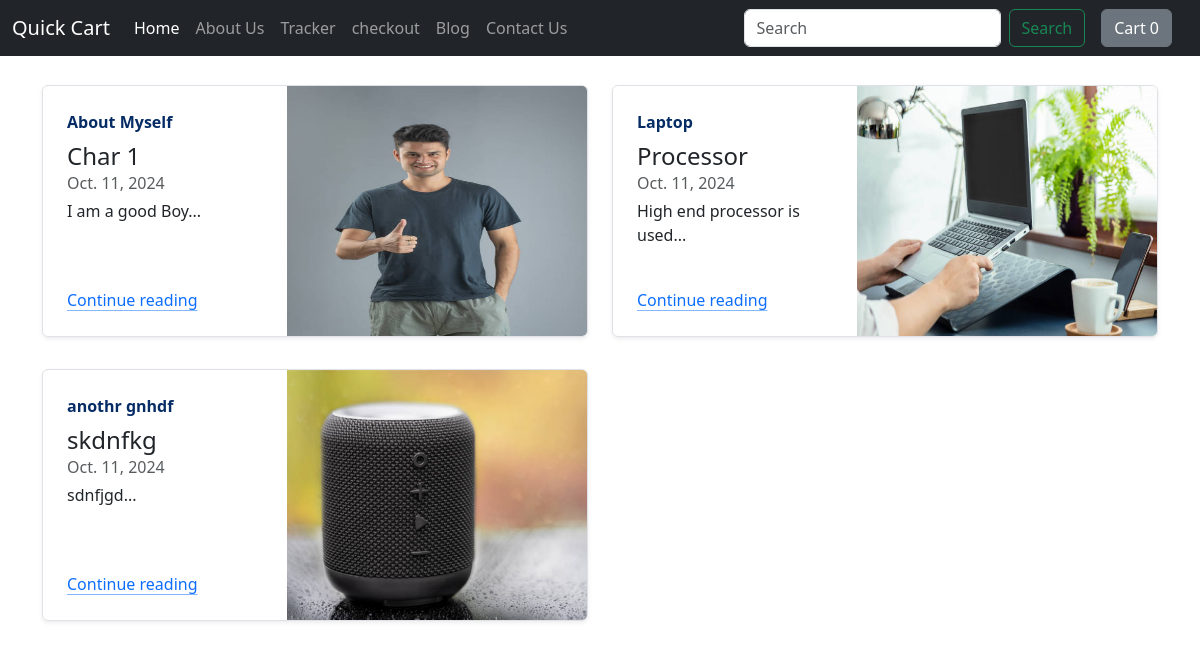
/blog/, run on an earlier commit of the app's database.
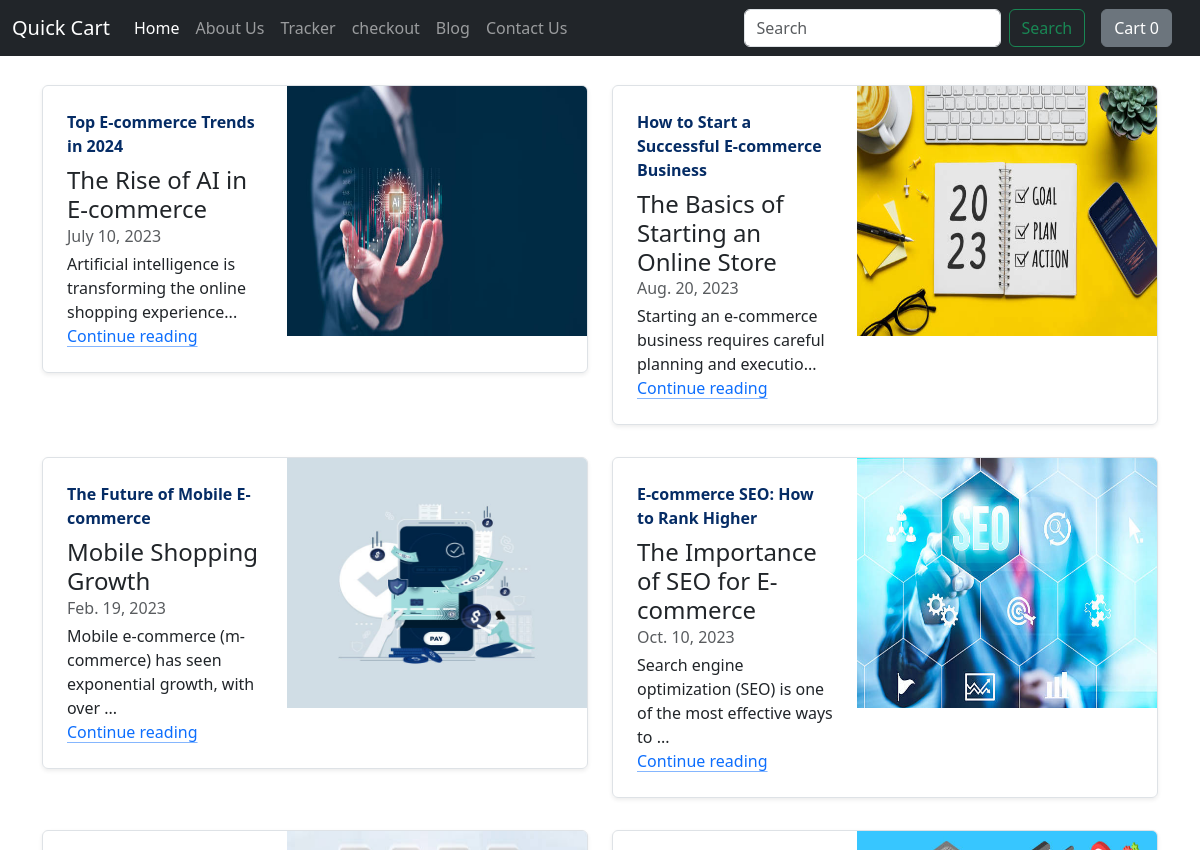
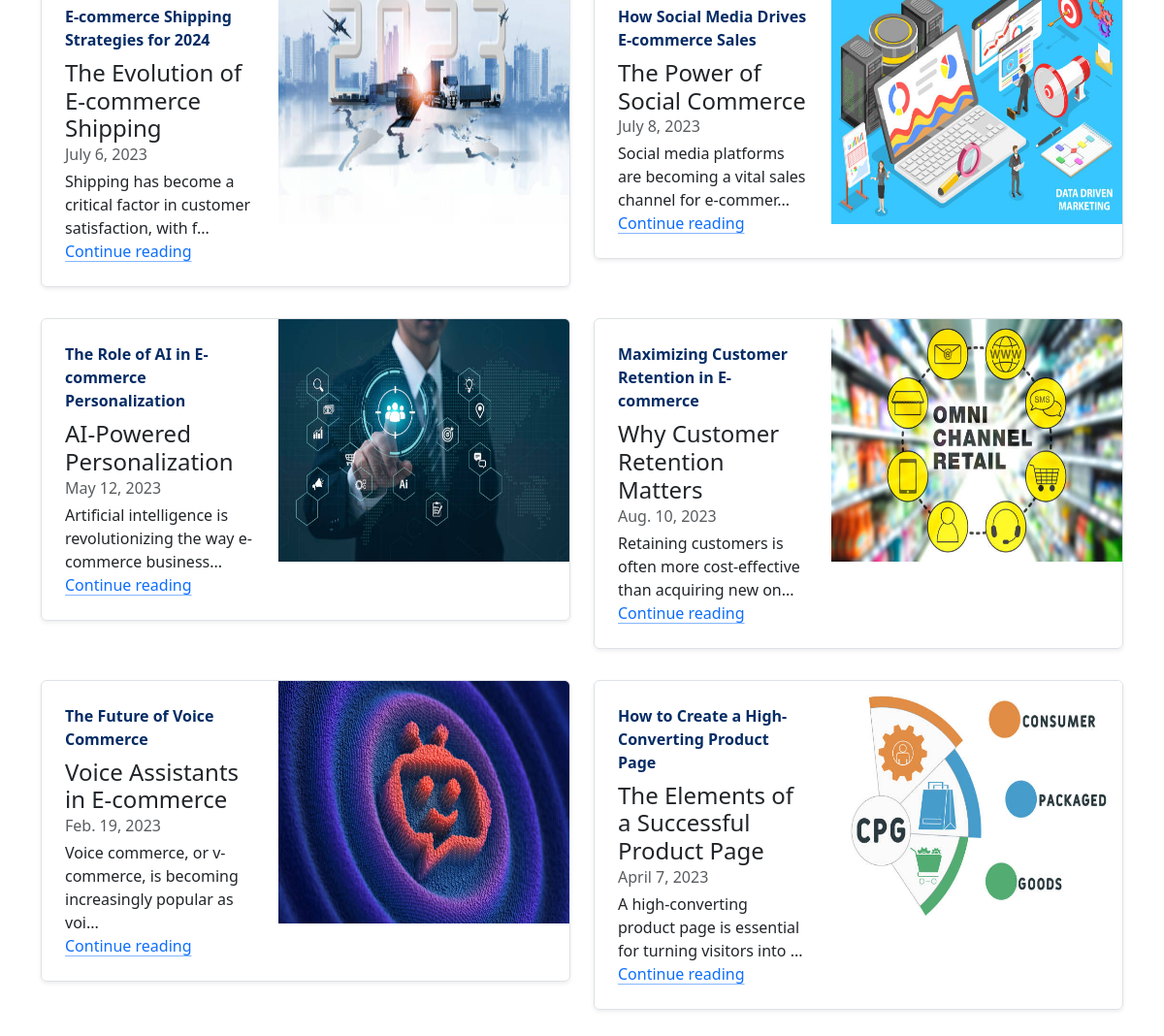
And on a later commit of the database (2 pictures, top to bottom).
### blog/models.py (models this page shows)
class Blogpost(models.Model):
    post_id = models.AutoField(primary_key=True)
    title = models.CharField(max_length=150)
    author = models.CharField(max_length=150)
    head0 = models.CharField(max_length=200, default='')
    chead0 = models.TextField(default='')
    head1 = models.CharField(max_length=200, default='')
    chead1 = models.TextField(default='')
    head2 = models.CharField(max_length=200, default='')
    chead2 = models.TextField(default='')
    pub_date = models.DateField()
    thumbnail = models.ImageField(upload_to = 'blog/images', default='')
    def __str__(self):
        return self.title

### blog/views.py (the view)
# urls.py: path('', views.index, name='blogHome'),
def index(request):
    myblogs = Blogpost.objects.all()
    print(myblogs)
    return render(request, 'blog/index.html', {'myblogs' : myblogs})

### blog/templates/blog/index.html (shortened to what this page needs)
{% extends 'blog/basic.html' %}
{% block body %}
<div class="container blog-container">
    <div class="row mb-2">
        {% for blog in myblogs %}
        <div class="col-md-6">
            <div class="row g-0 border rounded overflow-hidden flex-md-row mb-4 shadow-sm h-md-250 position-relative">
                <div class="col p-4 d-flex flex-column position-static">
                    <strong class="d-inline-block mb-2 text-primary-emphasis">{{blog.title}}</strong>
                    <h4 class="mb-0">{{blog.head0}}</h4>
                    <div class="mb-1 text-body-secondary">{{blog.pub_date}}</div>
                    <p class="card-text mb-auto">{{blog.chead0|slice:'0:70'}}...</p>
                    <a href="blogpost/{{blog.post_id}}" class="icon-link gap-1 icon-link-hover stretched-link">
                        Continue reading
                        <svg class="bi">
                            <use xlink:href="#chevron-right"></use>
                        </svg>
                    </a>
                </div>
                <div class="col-auto d-none d-lg-block">
                    <img src="/media/{{ blog.thumbnail }}" class="bd-placeholder-img" width="300" height="250" alt="Thumbnail" />
                </div>
            </div>
            {% if forloop.counter|divisibleby:2 %}
        </div>
    <div class="row mb-2">
    {% endif %}
        </div>
    {% endfor %}
</div>
{% endblock %}

### blog/templates/blog/basic.html (shortened to what this page needs)
<!doctype html>
<html lang="en">
<head>
  <link href="https://cdn.jsdelivr.net/npm/bootstrap@5.3.3/dist/css/bootstrap.min.css" rel="stylesheet"
>
</head>
<body>
  <nav class="navbar navbar-expand-lg navbar-dark bg-dark fixed-top" >
    <div class="container-fluid">
      <a class="navbar-brand" href="#">Quick Cart</a>
      <div class="collapse navbar-collapse" id="navbarSupportedContent">
        <ul class="navbar-nav me-auto mb-2 mb-lg-0">
          <li class="nav-item">
            <a class="nav-link active" aria-current="page" href="/shop">Home</a>
          </li>
          <li class="nav-item">
            <a class="nav-link" href="/shop/about">About Us</a>
          </li>
          <li class="nav-item">
            <a class="nav-link" href="/shop/tracker">Tracker</a>
          </li>
          <li class="nav-item">
            <a class="nav-link" href="/shop/checkout">checkout</a>
          </li>
          <li class="nav-item">
            <a class="nav-link" href="/blog">Blog</a>
          </li>
          <li class="nav-item">
            <a class="nav-link" href="/shop/contact">Contact Us</a>
          </li>
        </ul>
        <form class="d-flex" role="search">
          <input class="form-control me-2" type="search" placeholder="Search" aria-label="Search">
          <button class="btn btn-outline-success" type="submit">Search</button>
        </form>
        <a href="/shop/cart">
          <button id="popcart" type="button" class="btn btn-secondary mx-3" data-bs-container="body"
            data-bs-toggle="popover" data-bs-placement="bottom" data-bs-content="Bottom popover">
            Cart <span id="cart">0</span>
          </button>
        </a>
      </div>
    </div>
  </nav>
  {% block body %}
  {% endblock %}
</body>
</html>

### blog/templates/blog/index.html (style rules this page uses)
.blog-container { margin-top: 85px; }

What changed in the data, as far as the page shows it:
removed Blogpost: title "About Myself", head0 "Char 1", pub_date "Oct. 11, 2024", chead0 "I am a good Boy", thumbnail (picture)
removed Blogpost: title "Laptop", head0 "Processor", pub_date "Oct. 11, 2024", chead0 "High end processor is used", thumbnail (picture)
removed Blogpost: title "anothr gnhdf", head0 "skdnfkg", pub_date "Oct. 11, 2024", chead0 "sdnfjgd", thumbnail (picture)
added Blogpost: title "Top E-commerce Trends in 2024", head0 "The Rise of AI in E-commerce", pub_date "July 10, 2023", chead0 "Artificial intelligence is transforming the online shopping experience", thumbnail (picture)
added Blogpost: title "How to Start a Successful E-commerce Business", head0 "The Basics of Starting an Online Store", pub_date "Aug. 20, 2023", chead0 "Starting an e-commerce business requires careful planning and executio", thumbnail (picture)
added Blogpost: title "The Future of Mobile E-commerce", head0 "Mobile Shopping Growth", pub_date "Feb. 19, 2023", chead0 "Mobile e-commerce (m-commerce) has seen exponential growth, with over", thumbnail (picture)
added Blogpost: title "E-commerce SEO: How to Rank Higher", head0 "The Importance of SEO for E-commerce", pub_date "Oct. 10, 2023", chead0 "Search engine optimization (SEO) is one of the most effective ways to", thumbnail (picture)
added Blogpost: title "E-commerce Shipping Strategies for 2024", head0 "The Evolution of E-commerce Shipping", pub_date "July 6, 2023", chead0 "Shipping has become a critical factor in customer satisfaction, with f", thumbnail (picture)
added Blogpost: title "How Social Media Drives E-commerce Sales", head0 "The Power of Social Commerce", pub_date "July 8, 2023", chead0 "Social media platforms are becoming a vital sales channel for e-commer", thumbnail (picture)
added Blogpost: title "The Role of AI in E-commerce Personalization", head0 "AI-Powered Personalization", pub_date "May 12, 2023", chead0 "Artificial intelligence is revolutionizing the way e-commerce business", thumbnail (picture)
added Blogpost: title "Maximizing Customer Retention in E-commerce", head0 "Why Customer Retention Matters", pub_date "Aug. 10, 2023", chead0 "Retaining customers is often more cost-effective than acquiring new on", thumbnail (picture)
added Blogpost: title "The Future of Voice Commerce", head0 "Voice Assistants in E-commerce", pub_date "Feb. 19, 2023", chead0 "Voice commerce, or v-commerce, is becoming increasingly popular as voi", thumbnail (picture)
added Blogpost: title "How to Create a High-Converting Product Page", head0 "The Elements of a Successful Product Page", pub_date "April 7, 2023", chead0 "A high-converting product page is essential for turning visitors into", thumbnail (picture)
